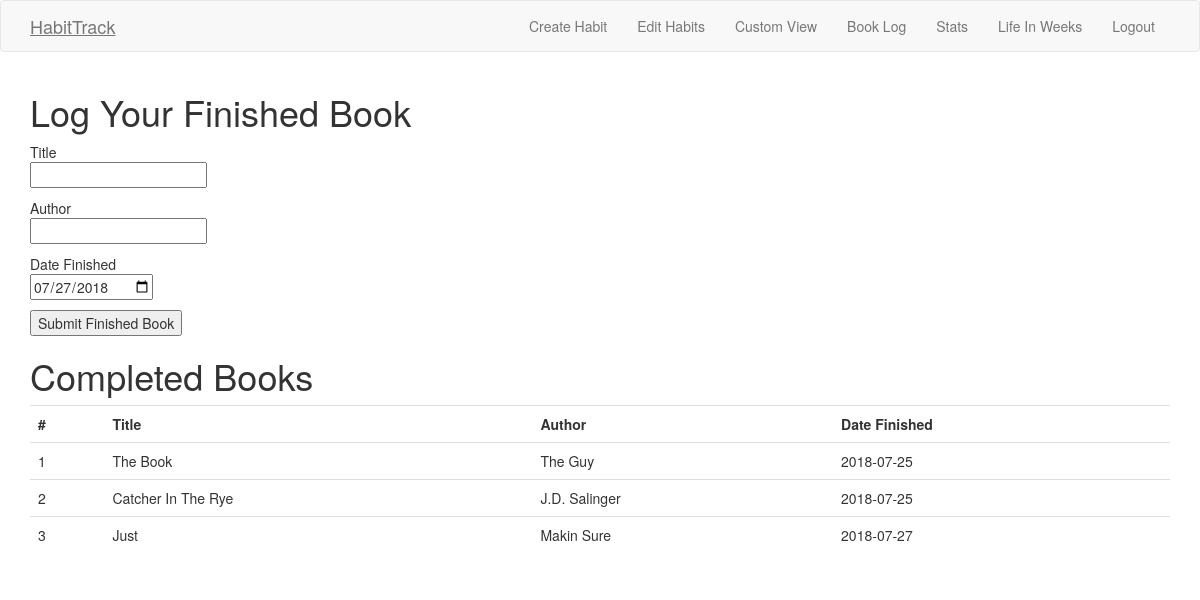
Before: /book (signed in) with the older database file.
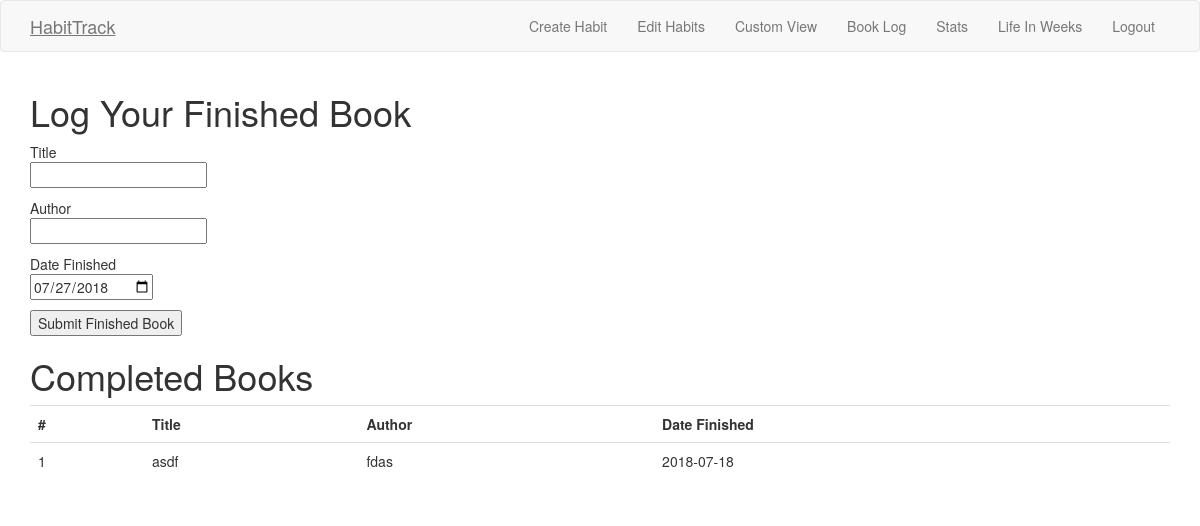
After: the same page with the newer database file.
### app/models.py (models this page shows, shortened)
class Book(db.Model):
    id = db.Column(db.Integer, primary_key=True)
    title = db.Column(db.String(140))
    author = db.Column(db.String(140))
    date = db.Column(db.Date)
    user_id = db.Column(db.Integer, db.ForeignKey('user.id'))

### app/main/routes.py (the view, shortened to what this page needs)
@bp.route('/book', methods=['GET', 'POST'])
@login_required
def book():
    form = BookForm()
    books = Book.query.filter_by(user_id=current_user.id).all()
    return render_template('book.html', title='Books', form=form, books=books)

### app/main/forms.py
class BookForm(FlaskForm):
    title = StringField('Title', validators=[DataRequired()])
    author = StringField('Author', validators=[Optional()])
    date = DateField('Date Finished', default=date.today)
    submit = SubmitField('Submit Finished Book')

### app/models.py (called while the page is built)
@login.user_loader
def load_user(id):
    return User.query.get(int(id))

### app/templates/book.html (shortened to what this page needs)
{% extends 'base.html' %}
{% block app_content %}
<h1>Log Your Finished Book</h1>
<form name="form" action="" method="post">
Title
  <p>{{ form.title }}</p>
Author
  <p>{{ form.author }}</p>
Date Finished
  <p>{{ form.date }}</p>
  <p>{{ form.submit() }}</p>
</form>
<h1>Completed Books</h1>
<table class='table'>
  <tr>
    <th scope='col'>#</th>
    <th scope='col'>Title</th>
    <th scope='col'>Author</th>
    <th scope='col'>Date Finished</th>
  <tr>
{% for book in books %}
  <tr>
    <td scope='row'>{{ loop.index }}</td>
    <td>{{ book.title }}</td>
    <td>{{ book.author }}</td>
    <td>{{ book.date }}</td>
  </tr>
  {% endfor %}
</table>
{% endblock %}

### app/templates/base.html (shortened to what this page needs)
{% extends 'bootstrap/base.html' %}
{% block navbar %}
<nav class="navbar navbar-default">
    <div class="container">
        <div class="navbar-header">
            <a class="navbar-brand" href="{{ url_for('main.index') }}"><u>HabitTrack</u></a>
        </div>
        <div class="collapse navbar-collapse" id="bs-example-navbar-collapse-1">
            <ul class="nav navbar-nav navbar-right">
                {% if current_user.is_anonymous %}
                <li><a href="{{ url_for('auth.login') }}">Login</a></li>
                {% else %}
                <li><a href="{{ url_for('main.create') }}">Create Habit</a></li>
                <li><a href="{{ url_for('main.select_habit') }}">Edit Habits</a></li>
                <li><a href="{{ url_for('main.view') }}">Custom View</a></li>
                <li><a href="{{ url_for('main.book') }}">Book Log</a></li>
                <li><a href="{{ url_for('main.stats') }}">Stats</a></li>
                <li><a href="{{ url_for('main.life') }}">Life In Weeks</a></li>
                <li><a href="{{ url_for('auth.logout') }}">Logout</a></li>
                {% endif %}
            </ul>
        </div>
    </div>
</nav>
{% endblock %}
{% block content %}
    <div class="container">
        {% block app_content %}{% endblock %}
    </div>
{% endblock %}

Changed rows visible on the page:
removed Book: title "The Book", author "The Guy", date "2018-07-25"
removed Book: title "Catcher In The Rye", author "J.D. Salinger", date "2018-07-25"
removed Book: title "Just", author "Makin Sure", date "2018-07-27"
now on this page (row edited): Book: title "asdf", author "fdas", date "2018-07-18"
